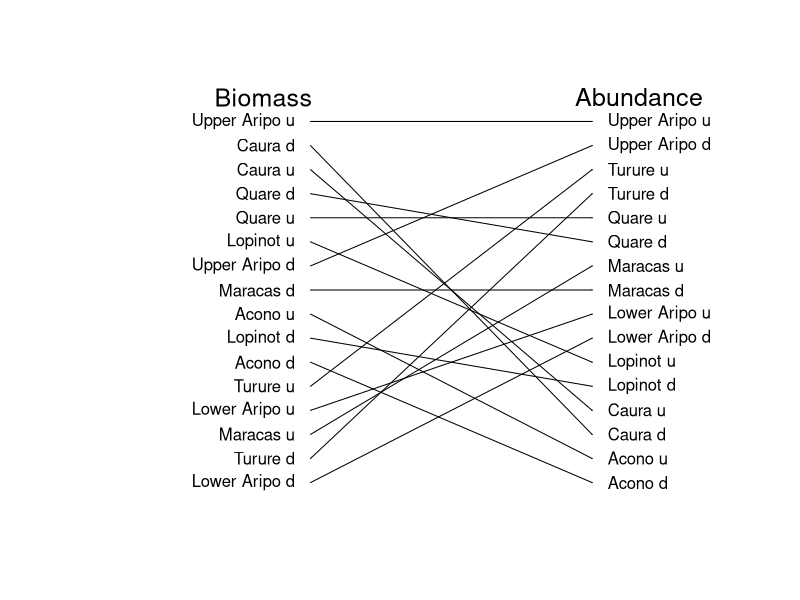

Write the R code that produced this figure.
## ---- chunk 1
###Making a plot of how high pressure predation sites are when measured in 
#different levels of predation ABUNDANCE

setwd("C:\\Users\\faj\\Documents\\OneDrive for Business\\research\\FishPredation\\Data")

library(dplyr)
library(tidyr)
library(ggplot2)
library(lme4)
library(Cairo)


#preparing data 

fishDataAll <- read.csv("Fish data June 2017.csv")
head(fishDataAll)
str(fishDataAll)
levels(fishDataAll$species)
selectMonths <- c("07", "08")# i am selecting out these months because then i can use the last timepoint 

#select data from only the July and Auguest, and remove first year 
SelectData <- fishDataAll %>% 
	separate(date, c("Day", "Month", "Year"), sep = "/") %>%
	filter(Year != 2010)%>%
	filter(Month %in% selectMonths)

fishData <- data.frame(SelectData)

fishData$AbundanceAll <- fishData$numbercaught + fishData$numberseen

#calculating percentage biomass so i can incude years with 0 abundance

fishData$TotBiomass <- (fishData$numbercaught + fishData$numberseen)* fishData$weight
TotBioSite<- fishData %>% 
	group_by(site, Year) %>%
	summarise(BiomasSiteSum = sum(TotBiomass, na.rm=TRUE))
siteBiomass <- data.frame(TotBioSite)


#Narrow Predation data
#-------------------------

head(fishData)
predatorsAbI <- fishData %>% 
	filter(species == "Hoplias malabaricus" | species == "Crenicichla frenata" | 
		species == "Gymnotus carapo" | species == "Rivulus hartii")  %>%
	group_by(site, Year) %>%
	summarise(AbundanceSum = sum(AbundanceAll))

predatorsAI <- data.frame(predatorsAbI)
predatorsAI$Year <- as.numeric(predatorsAI$Year)

#add the total site biomass data, just to i can identify sites with no predators 
FishDataTotAI <- merge(siteBiomass, predatorsAI, by = c("site" ,"Year"),all=TRUE) # this makes sure i 
#know what years had no predators recoreded in 
FishDataTotAI$AbundanceSum[is.na(FishDataTotAI$AbundanceSum)] <- 0

IntermediateA <- aggregate(FishDataTotAI$AbundanceSum, list(FishDataTotAI$site), mean, na.rm=TRUE)

orderIntermediateA <- IntermediateA[order(IntermediateA$x),]
head(orderIntermediateA)

IntermediateA$predOrderNa <- c(1:nrow(orderIntermediateA))
## ---- chunk 2
setwd("C:\\Users\\faj\\Documents\\OneDrive for Business\\research\\FishPredation\\Data")

library(dplyr)
library(tidyr)
library(ggplot2)
library(lme4)
library(Cairo)


#preparing data 

fishDataAll <- read.csv("Fish data June 2017.csv")
head(fishDataAll)
str(fishDataAll)
levels(fishDataAll$species)
selectMonths <- c("07", "08")# i am selecting out these months because then i can use the last timepoint 


#select data from only the July and Auguest, and remove first year 
SelectData <- fishDataAll %>% 
	separate(date, c("Day", "Month", "Year"), sep = "/") %>%
	filter(Year != 2010)%>%
	filter(Month %in% selectMonths)

fishData <- data.frame(SelectData)

#calculate biomass
fishData$TotBiomass <- (fishData$numbercaught + fishData$numberseen)* fishData$weight


#calculating percentage biomass
TotBioSite<- fishData %>% 
	group_by(site, Year) %>%
	summarise(BiomasSiteSum = sum(TotBiomass, na.rm=TRUE))

siteBiomassI <- data.frame(TotBioSite)

#intermediate Predation data
#-------------------------

#sum biomass per site and year
predatorsBioI <- fishData %>% 
	filter(species == "Hoplias malabaricus" | species == "Crenicichla frenata" | 
		species == "Gymnotus carapo" | species == "Rivulus hartii") %>%
	group_by(site, Year) %>%
	summarise(BiomassSum = sum(TotBiomass))

predatorsBioI <- data.frame(predatorsBioI)
predatorsBioI$Year <- as.numeric(predatorsBioI$Year)
siteBiomassI$Year <- as.numeric(siteBiomassI$Year)

FishDataTotI <- merge(siteBiomassI, predatorsBioI, by = c("site" ,"Year"),all=TRUE) # this makes sure i 
#know what years had no predators recoreded in 
head(FishDataTotI)
FishDataTotI$BiomassSum[is.na(FishDataTotI$BiomassSum)] <- 0

FishDataTotI$PropMass <- FishDataTotI$BiomassSum / FishDataTotI$BiomasSiteSum

NarrowIb <- aggregate(FishDataTotI$PropMass, list(FishDataTotI$site), mean, na.rm=TRUE)

orderNarrowIb <- NarrowIb [order(NarrowIb$x),]
head(orderNarrowIb)

orderNarrowIb$predOrderNb <- c(1:nrow(orderNarrowIb))

## ---- chunk 3

bothIntermediate <- merge(orderNarrowIb, IntermediateA, by = "Group.1")

## ---- chunk 4
Cairo(file="C:\\Users\\faj\\Documents\\OneDrive for Business\\research\\bioTIME\\users\\Faith\\TriniFishPredation\\IntermediateAB_tangle.png",
      type="png",
       units="in", 
      width=8,
      height=6,
      pointsize=12,
      dpi=100)
plotSetup <- data.frame(cbind(c(1:17),c(20:60))) # data to plot onto emptyp plot
plot(x = plotSetup$X2, y = plotSetup$X1, col="white", axes=FALSE , ylab = " ", xlab = "  ", type = "n")

#plot arrows
arrows(x0 = 33, y0 = bothIntermediate$predOrderNb, x1 = 51, y1 = bothIntermediate$predOrderNa, length = 0.001)


#plotting text 
text(x = 52, y = bothIntermediate$predOrderNa, labels = bothIntermediate$Group.1, adj = c(0,NA))
text(x = 32, y = bothIntermediate$predOrderNb, labels = bothIntermediate$Group.1, adj = c(1,NA))


text(x = 30, y = 17, labels = "Biomass", cex = 1.5)
text(x = 54, y = 17, labels = "Abundance", cex = 1.5)


dev.off()
